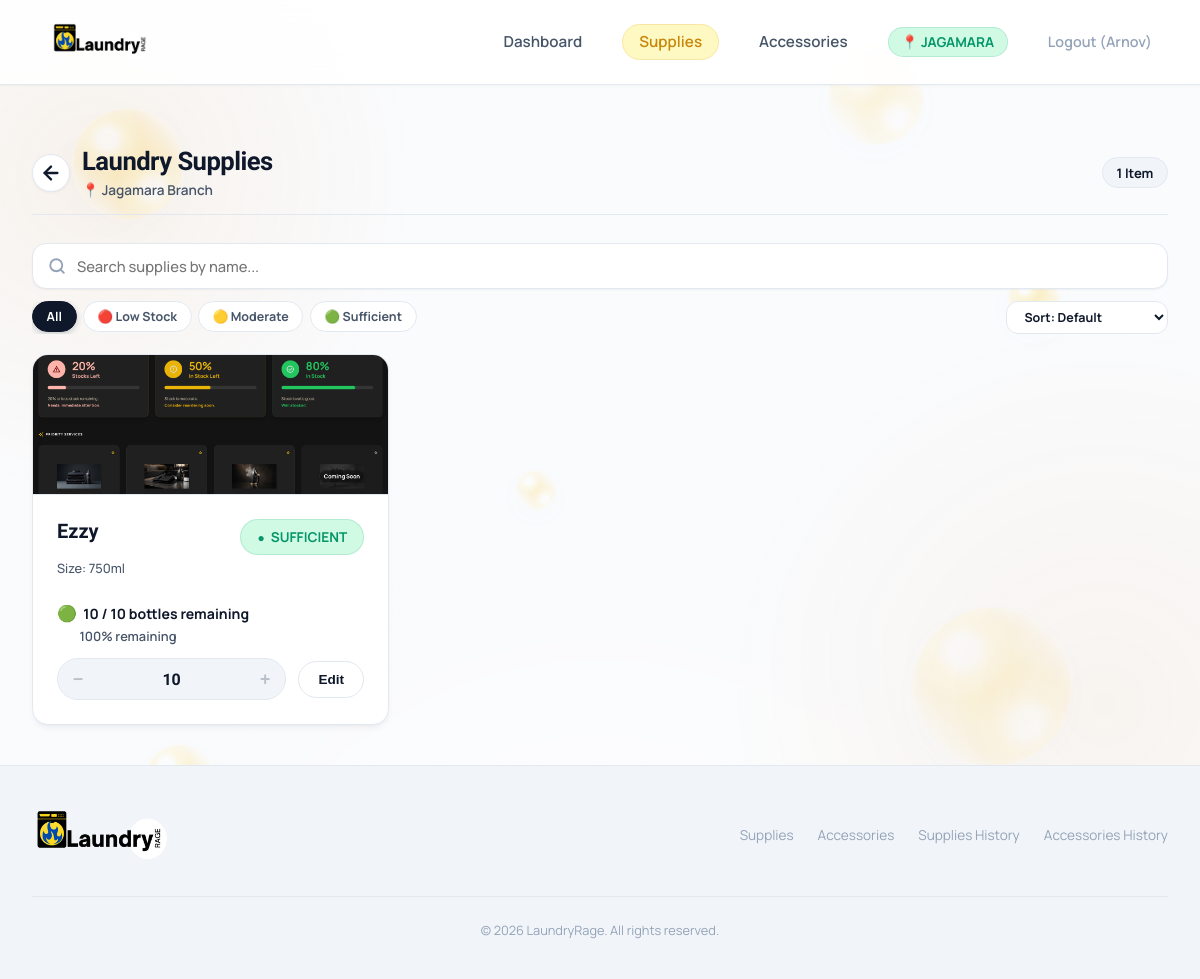
Before: /laundry-supplies/ (signed in) with the older database file.
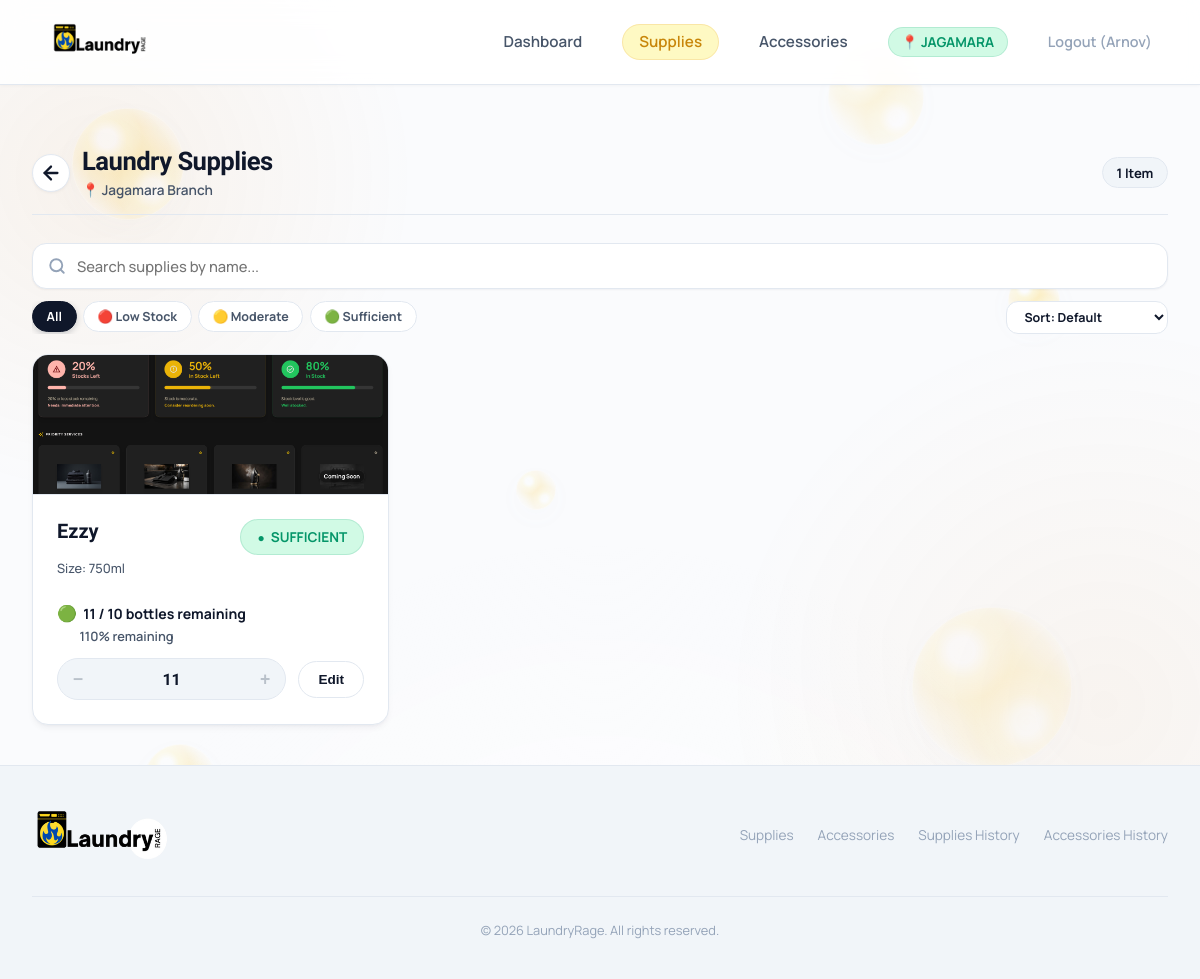
After: the same page with the newer database file.
### inventory/models.py (models this page shows, shortened)
class Product(models.Model):
    CATEGORY_CHOICES = [
        ('Laundry Supplies', 'Laundry Supplies'),
        ('Accessories', 'Accessories'),
    ]
    name = models.CharField(max_length=255)
    category = models.CharField(max_length=50, choices=CATEGORY_CHOICES)
    unit = models.CharField(max_length=50, help_text="e.g., L, bottles, pcs")
    cost = models.DecimalField(max_digits=10, decimal_places=2, null=True, blank=True)
    supplier = models.CharField(max_length=255)
    product_size = models.CharField(max_length=50, blank=True, default='', help_text="e.g., 750 ml, 1 L, 500 g")
    image = models.ImageField(upload_to='products/', blank=True, null=True, verbose_name='Product Image')
    is_active = models.BooleanField(default=True, help_text="Soft-deletion state")
    @property
    def current_monthly_inventory(self):
        from .middleware import get_current_branch
        branch = get_current_branch()
        now = timezone.now()
        month_start = date(now.year, now.month, 1)
        if branch:
            monthly_inv, _ = MonthlyInventory.objects.get_or_create(
                branch=branch,
                product=self,
                month=month_start,
                defaults={
                    'base_stock': Decimal('0.00'),
                    'current_stock': Decimal('0.00'),
                    'total_added': Decimal('0.00'),
                    'total_used': Decimal('0.00')
                }
            )
            return monthly_inv
    @property
    def inventory(self):
        from .middleware import get_current_branch
        branch = get_current_branch()
        if branch:
            inv, _ = Inventory.objects.get_or_create(
                branch=branch,
                product=self,
                defaults={
                    'current_stock': Decimal('0.00'),
                    'base_stock': Decimal('0.00'),
                    'yellow_threshold': Decimal('0.00'),
                    'red_threshold': Decimal('0.00'),
                    'current_quantity': Decimal('0.00'),
                    'low_stock_threshold': Decimal('0.00')
                }
            )
            return inv
    @property
    def stock_status(self):
        from .middleware import get_current_branch
        branch = get_current_branch()
        if not branch:
            monthly = self.current_monthly_inventory
            if monthly:
                return monthly.status
            return "No Base Stock"
        inv = self.inventory
        if inv:
            if inv.alert_status == 'OUT_OF_STOCK':
                return 'RED'
            elif inv.alert_status == 'RED':
                return 'RED'
            elif inv.alert_status == 'YELLOW':
                return 'YELLOW'
            else:
                return 'GREEN'
        return "No Base Stock"

class MonthlyInventory(models.Model):
    branch = models.ForeignKey(Branch, on_delete=models.CASCADE, related_name='monthly_inventories', null=True, blank=True)
    product = models.ForeignKey(Product, on_delete=models.CASCADE, related_name='monthly_inventories')
    month = models.DateField(help_text="First day of the month")
    base_stock = models.DecimalField(max_digits=10, decimal_places=2, default=Decimal('0.00'))
    current_stock = models.DecimalField(max_digits=10, decimal_places=2, default=Decimal('0.00'))
    total_added = models.DecimalField(max_digits=10, decimal_places=2, default=Decimal('0.00'))
    total_used = models.DecimalField(max_digits=10, decimal_places=2, default=Decimal('0.00'))
    created_at = models.DateTimeField(auto_now_add=True)
    updated_at = models.DateTimeField(auto_now=True)
    class Meta:
        unique_together = ('branch', 'product', 'month')
        verbose_name_plural = "Monthly Inventories"
    @property
    def remaining_percentage(self):
        if self.base_stock <= 0:
            return None
        return (self.current_stock / self.base_stock) * 100
    @property
    def required_refill(self):
        if self.base_stock > self.current_stock:
            return self.base_stock - self.current_stock
        return Decimal('0.00')
    @property
    def status(self):
        inv = Inventory.objects.filter(product=self.product, branch=self.branch).first()
        if inv:
            if inv.alert_status == 'OUT_OF_STOCK':
                return 'RED'
            elif inv.alert_status == 'RED':
                return 'RED'
            elif inv.alert_status == 'YELLOW':
                return 'YELLOW'
            else:
                return 'GREEN'
        return 'GREEN'

class Branch(models.Model):
    branch_code = models.CharField(max_length=50, unique=True)
    branch_name = models.CharField(max_length=255)
    google_sheet_id = models.CharField(max_length=255, null=True, blank=True)
    active = models.BooleanField(default=True)
    created_at = models.DateTimeField(auto_now_add=True)
    updated_at = models.DateTimeField(auto_now=True)
    class Meta:
        verbose_name_plural = "Branches"

class Inventory(models.Model):
    branch = models.ForeignKey(Branch, on_delete=models.CASCADE, related_name='inventories', null=True, blank=True)
    product = models.ForeignKey(Product, on_delete=models.CASCADE, related_name='branch_inventories')
    current_quantity = models.DecimalField(max_digits=10, decimal_places=2, default=Decimal('0.00'))
    low_stock_threshold = models.DecimalField(max_digits=10, decimal_places=2, default=Decimal('0.00'))
    base_stock = models.DecimalField(max_digits=10, decimal_places=2, default=Decimal('0.00'))
    current_stock = models.DecimalField(max_digits=10, decimal_places=2, default=Decimal('0.00'))
    yellow_threshold = models.DecimalField(max_digits=10, decimal_places=2, default=Decimal('0.00'))
    red_threshold = models.DecimalField(max_digits=10, decimal_places=2, default=Decimal('0.00'))
    alert_status = models.CharField(max_length=50, default='NORMAL')
    created_at = models.DateTimeField(auto_now_add=True)
    updated_at = models.DateTimeField(auto_now=True)
    class Meta:
        unique_together = ('branch', 'product')
        verbose_name_plural = "Inventories"

### inventory/views.py (the view)
# urls.py: path('laundry-supplies/', views.supplies_view, name='laundry_supplies'),
def supplies_view(request):
    products = Product.objects.filter(is_active=True, category='Laundry Supplies')
    branch = request.current_branch
    for p in products:
        Inventory.objects.get_or_create(product=p, branch=branch)
    context = {
        'title': 'Laundry Supplies',
        'category': 'supplies',
        'products': products,
        'fallback_emoji': '🧴',
        'active_branch': branch,
    }
    return render(request, 'inventory/laundry_supplies.html', context)

### inventory/context_processors.py (called while the page is built)
def branch_context(request):
    from .models import Branch
    return {
        'all_branches': Branch.objects.filter(active=True)
    }

### templates/inventory/laundry_supplies.html (shortened to what this page needs)
{% extends 'base.html' %}
{% load static %}
{% block content %}
<div class="category-page-header">
    <div class="category-header-main">
        <a href="{% url 'inventory:dashboard' %}" class="category-back-btn" aria-label="Back to Dashboard">
            <svg width="22" height="22" viewBox="0 0 24 24" fill="none" stroke="currentColor" stroke-width="2.5" stroke-linecap="round" stroke-linejoin="round">
                <line x1="19" y1="12" x2="5" y2="12"></line>
                <polyline points="12 19 5 12 12 5"></polyline>
            </svg>
        </a>
        <div>
            <h1 class="category-page-title">Laundry Supplies</h1>
            <div class="category-branch-sub">
                📍 {% if active_branch %}{{ active_branch.branch_name }}{% else %}{{ request.current_branch.branch_name }}{% endif %} Branch
            </div>
        </div>
    </div>
    <span class="category-item-count-badge" id="product-count-badge">
        {{ products|length }} Item{% if products|length != 1 %}s{% endif %}
    </span>
</div>
<div class="inventory-controls-bar">
    <div class="search-input-wrapper">
        <input type="text" class="search-input" id="inventory-search-input" placeholder="Search supplies by name..." aria-label="Search supplies">
    </div>
    <div class="filter-and-sort-row">
        <div class="filter-chips-scroll" role="tablist">
            <button type="button" class="filter-chip active" data-filter="all">All</button>
            <button type="button" class="filter-chip chip-low" data-filter="RED">🔴 Low Stock</button>
            <button type="button" class="filter-chip chip-mod" data-filter="YELLOW">🟡 Moderate</button>
            <button type="button" class="filter-chip chip-suff" data-filter="GREEN">🟢 Sufficient</button>
        </div>
        <div class="sort-dropdown-wrap">
            <select id="inventory-sort-select" class="sort-select" aria-label="Sort products">
                <option value="default">Sort: Default</option>
            </select>
        </div>
    </div>
</div>
{% if products %}
<div class="product-grid">
    {% for product in products %}
        {% include "components/product_card.html" with product=product fallback_emoji="🧴" %}
    {% endfor %}
</div>
{% else %}
<div class="empty-state">
    <div class="empty-state-icon">🧴</div>
    <h3>No active products found</h3>
    <p>Use the admin panel to add products to the "Laundry Supplies" category.</p>
</div>
{% endif %}
{% endblock %}

### templates/components/product_card.html (shortened to what this page needs)
<div class="product-card" data-product-id="{{ product.id }}" data-product-unit="{{ product.unit }}" data-product-name="{{ product.name|lower }}" data-current-stock="{{ product.inventory.current_stock|floatformat:'0' }}" data-product-status="{{ product.stock_status }}">
    {% if product.image %}
        <img class="product-image" src="{{ product.image.url }}" alt="{{ product.name }}">
    {% else %}
        <div class="product-emoji-banner">
            {{ fallback_emoji }}
        </div>
    {% endif %}
    <div class="product-info-area">
        {% with monthly_inv=product.current_monthly_inventory %}
        <div class="product-header-block">
            <div style="display: flex; justify-content: space-between; align-items: flex-start; gap: 0.5rem; width: 100%;">
                <h2 class="product-name" style="margin: 0;">{{ product.name }}</h2>
                <span class="stock-badge {% if monthly_inv %}{% if monthly_inv.status == 'RED' %}low{% elif monthly_inv.status == 'YELLOW' %}mod{% elif monthly_inv.status == 'GREEN' %}suff{% else %}no-base{% endif %}{% else %}no-base{% endif %}"
                      id="stock-badge-{{ product.id }}"
                      title="Click to Set Monthly Base Stock (AJAX)">
                    {% if monthly_inv %}{% if monthly_inv.status == 'RED' %}LOW{% elif monthly_inv.status == 'YELLOW' %}MODERATE{% elif monthly_inv.status == 'GREEN' %}SUFFICIENT{% else %}NO BASE{% endif %}{% else %}NO BASE{% endif %}
                </span>
            </div>
            {% if product.product_size %}
            <div class="product-size" style="font-size: 0.8rem; color: var(--text-secondary); margin-top: 0.25rem;">Size: {{ product.product_size }}</div>
            {% endif %}
        </div>
        <div style="display: flex; flex-direction: column; gap: 0.25rem; margin-top: 0.65rem;">
            <div style="display: flex; align-items: center; gap: 0.4rem; font-size: 0.88rem; font-weight: 700; color: var(--text-primary);">
                <span class="stock-bullet" style="font-size: 1rem; line-height: 1;">
                    {% if monthly_inv %}{% if monthly_inv.status == 'RED' %}🔴{% elif monthly_inv.status == 'YELLOW' %}🟡{% elif monthly_inv.status == 'GREEN' %}🟢{% else %}⚪{% endif %}{% else %}⚪{% endif %}
                </span>
                <span>
                    {% if monthly_inv and monthly_inv.remaining_percentage is not None %}
                        {{ monthly_inv.current_stock|floatformat:"0" }} / {{ monthly_inv.base_stock|floatformat:"0" }} {{ product.unit }} remaining
                    {% else %}
                        {{ product.inventory.current_quantity|floatformat:"0" }} {{ product.unit }} remaining
                    {% endif %}
                </span>
            </div>
            <div class="percentage-remaining" id="percentage-remaining-{{ product.id }}" style="font-size: 0.8rem; font-weight: 600; color: var(--text-secondary); margin-left: 1.4rem;">
                {% if monthly_inv and monthly_inv.remaining_percentage is not None %}
                    {{ monthly_inv.remaining_percentage|floatformat:"0" }}% remaining
                {% else %}
                    Base stock not set
                {% endif %}
            </div>
        </div>
        {% endwith %}
        <div class="adjust-controls" style="margin-top: 0.85rem;">
            <div class="pill-selector">
                <button class="pill-btn minus" type="button" aria-label="Decrease quantity" disabled>−</button>
                <span class="pill-value">{{ product.inventory.current_quantity|floatformat:"0" }}</span>
                <button class="pill-btn plus" type="button" aria-label="Increase quantity" disabled>+</button>
            </div>
            <button class="edit-btn" type="button">Edit</button>
        </div>
    </div>
</div>

Changed rows visible on the page:
changed through a linked row, Product "Ezzy": current_monthly_inventory.current_stock "10" → "11"; current_monthly_inventory.remaining_percentage "100" → "110"; inventory.current_quantity "10" → "11"
